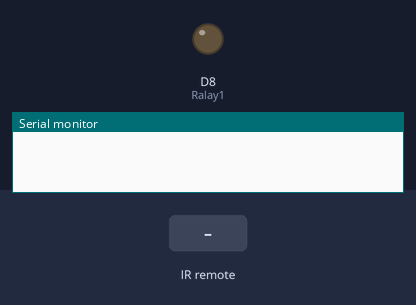
The sketch below on a simulated ESP8266 (NodeMCU). On the bench: output pins drawn as LEDs (lit = HIGH), the last lines printed to the serial monitor. The inputs (shaded band) are chosen by the test bench.

Above: at 1.2 s.
1.3 s: infrared code 0x12345678 received
At 2.4 s:
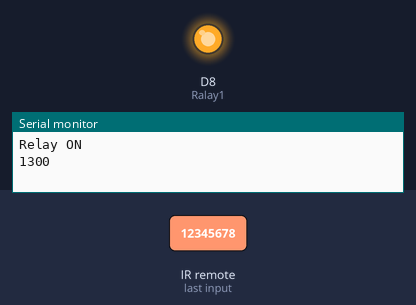
Timing chart, 0 to 31.8 s (numbered marks = the images above; inputs shaded):
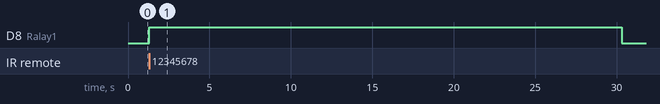

The sketch:

reciver.ino
```cpp
#include <IRremoteESP8266.h>
#include <IRrecv.h>
#include <IRutils.h>

const uint16_t kRecvPin = 4;  // GPIO 4 (D2) สำหรับรับสัญญาณ IR
#define Ralay1 D8
IRrecv irrecv(kRecvPin);
int stateCountsown = 0;
int counDown = 15;

unsigned long lastIRTime = 0;
const unsigned long relayDelay = 15000;

void setup() {
  Serial.begin(115200);
  irrecv.enableIRIn();  // เปิดใช้งานรับสัญญาณ IR
  pinMode(Ralay1, OUTPUT);
}

void loop() {
  decode_results results;
  if (irrecv.decode(&results)) {  // รับสัญญาณ IR และถอดรหัส

    if (results.value == 0x12345678) {
      digitalWrite(Ralay1, HIGH);  // เปิดรีเลย์
      Serial.println("Relay ON");
      lastIRTime = millis();
      Serial.println(lastIRTime);
      stateCountsown = 1;
      counDown = 15;
    }
    irrecv.resume();
  }

  if (millis() - lastIRTime >= relayDelay) {
    static unsigned long previousMillis = 0;
    unsigned long currentMillis = millis();


    if (stateCountsown == 1) {
      if (currentMillis - previousMillis >= 1000) {
        Serial.println(counDown);
        counDown = counDown - 1;

        if (counDown <= 0) {
          digitalWrite(Ralay1, LOW);
          Serial.println("Relay : OFF");
          stateCountsown = 0;
          lastIRTime = 0;
          counDown = 15;
        }
        previousMillis = currentMillis;
      }
    }
  }
}
```

Measured:
- after the input at 1.3 s, D8 (Ralay1): LOW → HIGH at once, → LOW 29.0 s later
